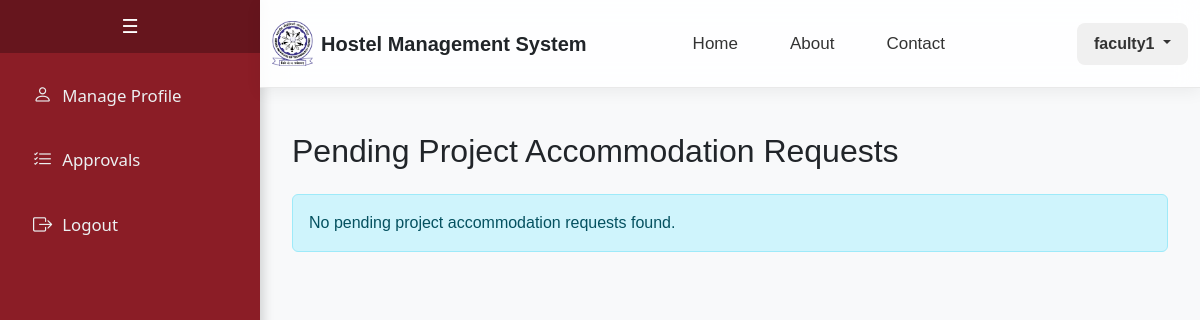
/faculty/pending_project_accommodation_requests (signed in), run on an earlier commit of the app's database.
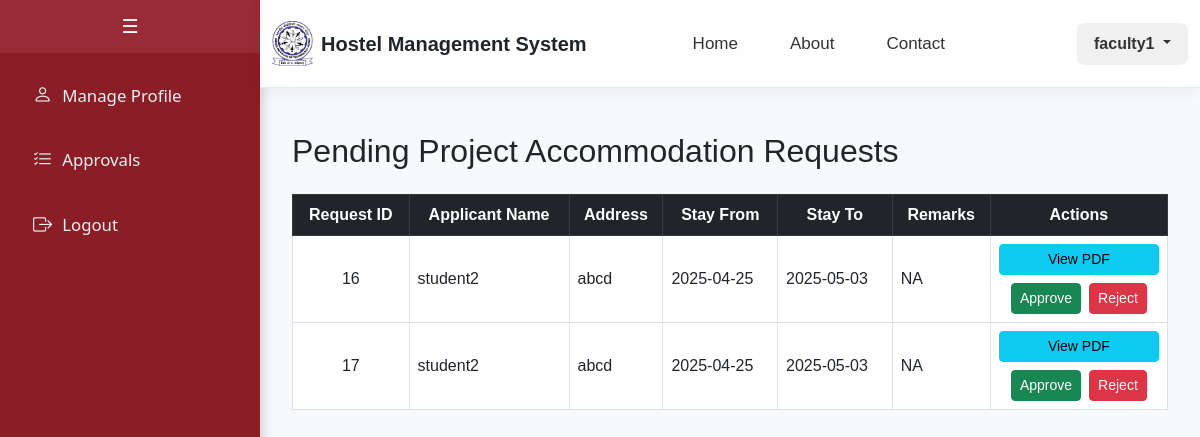
And on a later commit of the database.
### app/models.py (models this page shows, shortened)
class ProjectAccommodationRequest(db.Model):
    __tablename__ = 'project_accommodation_request'
    id = db.Column(db.Integer, primary_key=True)
    applicant_id = db.Column(db.Integer, db.ForeignKey('custom_user.id', ondelete='CASCADE'), nullable=False)
    faculty_id = db.Column(db.Integer, db.ForeignKey('faculty.faculty_id', ondelete='SET NULL'))
    address = db.Column(db.Text, nullable=False)
    stay_from = db.Column(db.Date, nullable=False)
    stay_to = db.Column(db.Date, nullable=False)
    category = db.Column(db.String(1), nullable=False)  # 'A' or 'B'
    arrival_date = db.Column(db.Date, nullable=False)
    arrival_time = db.Column(db.Time, nullable=False)
    departure_date = db.Column(db.Date, nullable=False)
    departure_time = db.Column(db.Time, nullable=False)
    offer_letter_path = db.Column(db.String(200))
    id_proof_path = db.Column(db.String(200))
    remarks = db.Column(db.Text)
    hostel_allotted = db.Column(db.String(20), db.ForeignKey('hostel.hostel_no', ondelete='SET NULL'))
    status = db.Column(db.String(50))
    otp = db.Column(db.String(10))  # New column for OTP
    created_at = db.Column(db.DateTime, default=datetime.utcnow)
    applicant = db.relationship('CustomUser', backref=db.backref('project_accommodation_requests', cascade='all, delete-orphan'))
    hostel = db.relationship('Hostel', backref=db.backref('project_accommodation_requests', cascade='all, delete-orphan'))

class CustomUser(db.Model):
    __tablename__ = 'custom_user'
    id = db.Column(db.Integer, primary_key=True)
    email = db.Column(db.String(255), unique=True, nullable=False)
    name = db.Column(db.String(100), nullable=False)
    password = db.Column(db.String(100), nullable=False)
    is_staff = db.Column(db.Boolean, default=False)
    is_active = db.Column(db.Boolean, default=True)
    gender = db.Column(db.String(20), default='Not Specified')
    student = db.relationship('Student', backref='user', uselist=False, cascade="all, delete")
    caretaker = db.relationship('Caretaker', backref='user', uselist=False, cascade="all, delete")
    faculty = db.relationship('Faculty', backref='user', uselist=False, cascade="all, delete")
    admin = db.relationship('Admin', backref='user', uselist=False, cascade="all, delete")
    guest = db.relationship('Guest', backref='user', uselist=False, cascade="all, delete")

### app/faculty.py (the view)
@faculty_bp.route("/faculty/pending_project_accommodation_requests", methods=["GET", "POST"])
def pending_project_accommodation_requests():
    if 'user_id' not in session or session.get('user_role') != 'faculty':
        return redirect(url_for('auth.login'))
    user_id = session['user_id']
    faculty = Faculty.query.filter_by(faculty_id=user_id).first()
    if not faculty:
        flash("Faculty not found.", "danger")
        return redirect(url_for('auth.login'))
    pending_requests = ProjectAccommodationRequest.query.filter_by(
        faculty_id=faculty.faculty_id, status="Pending approval from Faculty"
    ).all()
    return render_template(
        "faculty/pending_project_accommodation_requests.html",
        pending_requests=pending_requests
    )

### templates/faculty/pending_project_accommodation_requests.html (shortened to what this page needs)
{% extends "faculty/base.html" %}
{% block content %}
<div class="container mt-4">
    <h2 class="mb-4">Pending Project Accommodation Requests</h2>
    {% if pending_requests %}
    <div class="table-responsive">
        <table class="table table-bordered table-hover align-middle">
            <thead class="table-dark text-center">
                <tr>
                    <th>Request ID</th>
                    <th>Applicant Name</th>
                    <th>Address</th>
                    <th>Stay From</th>
                    <th>Stay To</th>
                    <th>Remarks</th>
                    <th>Actions</th>
                </tr>
            </thead>
            <tbody>
                {% for request in pending_requests %}
                <tr>
                    <td class="text-center">{{ request.id }}</td>
                    <td>{{ request.applicant.name }}</td>
                    <td>{{ request.address }}</td>
                    <td>{{ request.stay_from }}</td>
                    <td>{{ request.stay_to }}</td>
                    <td>{{ request.remarks or 'N/A' }}</td>
                    <td class="text-center">
                        <div class="d-flex flex-column align-items-center gap-2">
                            <button class="btn btn-info btn-sm w-100" onclick="viewPDF({{ request.id }})">
                                View PDF
                            </button>
                            <form method="POST" action="{{ url_for('faculty.handle_project_accommodation_request', request_id=request.id) }}" class="d-flex gap-2">
                                <button type="submit" name="action" value="approve" class="btn btn-success btn-sm">
                                    Approve
                                </button>
                                <button type="submit" name="action" value="reject" class="btn btn-danger btn-sm">
                                    Reject
                                </button>
                            </form>
                        </div>
                    </td>
                </tr>
                {% endfor %}
            </tbody>
        </table>
    </div>
    {% else %}
    <div class="alert alert-info mt-4" role="alert">
        No pending project accommodation requests found.
    </div>
    {% endif %}
</div>
{% endblock %}

### templates/faculty/base.html (shortened to what this page needs)
<!DOCTYPE html>
<html lang="en">
<head>
    <link href="https://cdn.jsdelivr.net/npm/bootstrap@5.3.0-alpha3/dist/css/bootstrap.min.css" rel="stylesheet">
    <link href="https://cdn.jsdelivr.net/npm/bootstrap-icons/font/bootstrap-icons.css" rel="stylesheet">
</head>
<body>
    {% include 'faculty/sidebar.html' %}
    <div class="header-content">
        {% include 'includes/header.html' %}
    </div>
    <div class="main-content">
        {% block content %}
        {% endblock %}
    </div>
</body>
</html>

### templates/faculty/sidebar.html (shortened to what this page needs)
<div class="sidebar" id="sidebar">
    <button class="toggle-btn" onclick="toggleSidebar()">☰</button>
    <div class="sidebar-content">
        <a href="/faculty">
            <i class="bi bi-person"></i>
            <span>Manage Profile</span>
        </a>
        <a href="/faculty/approvals_dashboard">
            <i class="bi bi-list-check"></i>
            <span>Approvals</span>
        </a>
        <a href="/logout">
            <i class="bi bi-box-arrow-right"></i>
            <span>Logout</span>
        </a>
    </div>
</div>

### templates/includes/header.html (shortened to what this page needs)
<div class="ezy__nav4 glass">
    <nav class="navbar navbar-expand-lg py-3">
        <div class="container">
            <a class="navbar-brand d-flex align-items-center gap-2" href="/">
                <img src="{{ url_for('static', filename='logo.jpg') }}" alt="Logo" class="logo-img">
                <span class="fw-bold fs-5 text-dark">Hostel Management System</span>
            </a>
            <div class="collapse navbar-collapse justify-content-between" id="ezy_nav4-navbar-text">
				<ul class="navbar-nav me-auto d-flex justify-content-center gap-3" style="margin-left: 4.5rem;">
					<li class="nav-item"><a class="nav-link nav-hover" href="/">Home</a></li>
					<li class="nav-item"><a class="nav-link nav-hover" href="/about">About</a></li>
					<li class="nav-item"><a class="nav-link nav-hover" href="/contact">Contact</a></li>
				</ul>
				{% if session['user_role'] %}
				<div class="dropdown">
				<button class="btn user-dropdown-btn dropdown-toggle" type="button" id="userDropdown"
					data-bs-toggle="dropdown" aria-expanded="false">
					{{ session['user_name'] }}
				</button>
				</div>
				{% else %}
				<a href="/login" class="btn custom-login-btn ms-lg-3">Login</a>
				{% endif %}
			</div>
        </div>
    </nav>
</div>

### templates/faculty/base.html (style rules this page uses)
body { margin: 0; font-family: Arial, sans-serif; }
.main-content { margin-left: 260px; padding: 20px; background-color: #f8f9fa; min-height: 100vh; transition: margin-left 0.3s ease; }
.header-content { margin-left: 260px; background-color: #f8f9fa; transition: margin-left 0.3s ease; }

### templates/faculty/sidebar.html (style rules this page uses)
.sidebar { width: 260px; background-color: #8b1d26; color: #ffffff; position: fixed; height: 100%; display: flex; flex-direction: column; padding: 0; box-shadow: 4px 0 10px rgba(0, 0, 0, 0.15); font-family: 'Segoe UI', sans-serif; overflow: hidden; transition: width 0.3s ease; z-index: 10; }
.toggle-btn { background-color: #66151d; color: #ffffff; border: none; padding: 12px; cursor: pointer; font-size: 1.2rem; width: 100%; transition: background-color 0.3s ease; }
.sidebar-content { overflow-y: auto; width: 100%; flex-grow: 1; display: flex; flex-direction: column; align-items: stretch; padding-top: 10px; }
.sidebar a { text-decoration: none; font-size: 1.05rem; color: #ecf0f1; margin: 6px auto; padding: 12px 20px; width: 90%; border-radius: 8px; display: flex; align-items: center; transition: background-color 0.3s ease, transform 0.2s ease; }
.sidebar a i { margin-right: 10px; font-size: 1.2rem; }
.sidebar a span { flex-grow: 1; text-align: left; }
.main-content { margin-left: 260px; padding: 20px; background-color: #f8f9fa; min-height: 100vh; transition: margin-left 0.3s ease; }
.header-content { margin-left: 260px; background-color: #f8f9fa; transition: margin-left 0.3s ease; }

### templates/includes/header.html (style rules this page uses)
.ezy__nav4.glass { backdrop-filter: blur(12px); background: rgba(255, 255, 255, 0.85); border-bottom: 1px solid rgba(200, 200, 200, 0.4); box-shadow: 0 4px 16px rgba(0, 0, 0, 0.06); position: sticky; top: 0; z-index: 1000; transition: background 0.3s ease; }
.ezy__nav4 .navbar-brand img.logo-img { height: 45px; width: auto; }
.navbar-brand span { font-size: 18px; }
.navbar-nav { flex-direction: row; align-items: center; }
.navbar-nav .nav-item { margin: 0 10px; }
.navbar-nav .nav-link { font-weight: 500; font-size: 17px; padding: 10px 16px; color: #333; transition: all 0.2s ease; }
.user-dropdown-btn { background-color: #f0f0f0; color: #333; font-weight: 600; padding: 8px 16px; border-radius: 8px; transition: all 0.2s ease; }

What changed in the data, as far as the page shows it:
added ProjectAccommodationRequest: id "16", applicant.name "student2", address "abcd", stay_from "2025-04-25", stay_to "2025-05-03", remarks "NA"
added ProjectAccommodationRequest: id "17", applicant.name "student2", address "abcd", stay_from "2025-04-25", stay_to "2025-05-03", remarks "NA"
Also different on the page:
text no longer shown: "No pending project accommodation requests found."
text now shown: "Request ID Applicant Name Address Stay From Stay To Remarks Actions"
